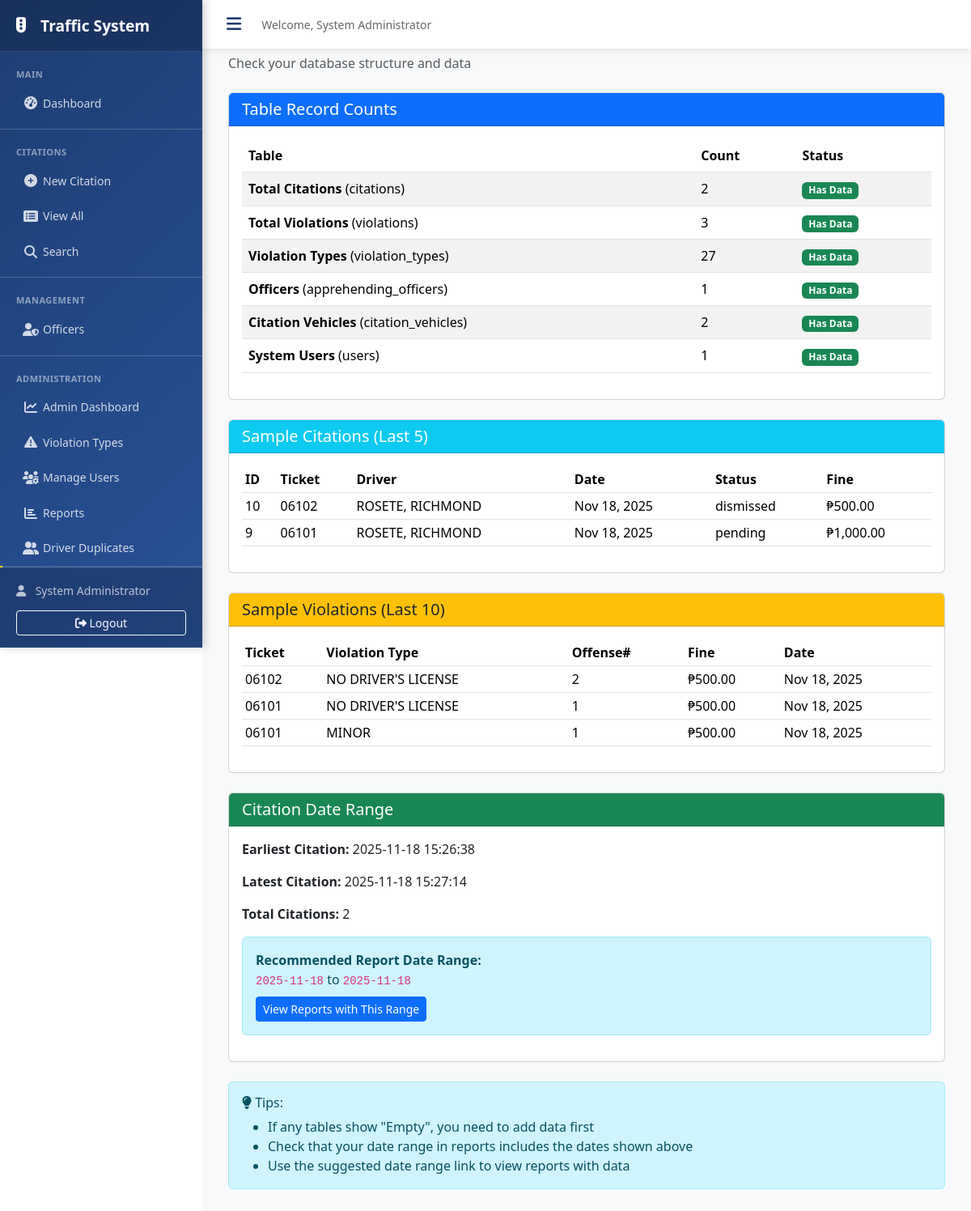
The app's page /admin/database_diagnostics.php (signed in) with its own data.
### tables this page shows
CREATE TABLE `citations` (
  `citation_id` int(11) NOT NULL AUTO_INCREMENT,
  `ticket_number` varchar(50) NOT NULL,
  `driver_id` int(11) DEFAULT NULL,
  `last_name` varchar(100) NOT NULL,
  `first_name` varchar(100) NOT NULL,
  `middle_initial` varchar(10) DEFAULT NULL,
  `suffix` varchar(20) DEFAULT NULL,
  `date_of_birth` date DEFAULT NULL,
  `age` int(11) DEFAULT NULL,
  `zone` varchar(50) DEFAULT NULL,
  `barangay` varchar(100) NOT NULL,
  `municipality` varchar(100) NOT NULL DEFAULT 'Baggao',
  `province` varchar(100) NOT NULL DEFAULT 'Cagayan',
  `license_number` varchar(50) DEFAULT NULL,
  `license_type` varchar(50) DEFAULT NULL,
  `plate_mv_engine_chassis_no` varchar(100) NOT NULL,
  `vehicle_description` text DEFAULT NULL,
  `apprehension_datetime` datetime NOT NULL,
  `place_of_apprehension` varchar(255) NOT NULL,
  `apprehension_officer` varchar(255) NOT NULL,
  `remarks` text DEFAULT NULL,
  `status` enum('pending','paid','contested','dismissed','void') NOT NULL DEFAULT 'pending',
  `payment_date` datetime DEFAULT NULL,
  `total_fine` decimal(10,2) DEFAULT 0.00,
  `created_at` datetime NOT NULL DEFAULT current_timestamp(),
  `updated_at` datetime DEFAULT NULL ON UPDATE current_timestamp(),
  `created_by` int(11) DEFAULT NULL,
  PRIMARY KEY (`citation_id`),
  UNIQUE KEY `ticket_number` (`ticket_number`),
  KEY `created_by` (`created_by`),
  KEY `idx_ticket` (`ticket_number`),
  KEY `idx_driver` (`driver_id`),
  KEY `idx_datetime` (`apprehension_datetime`),
  KEY `idx_status` (`status`),
  KEY `idx_created` (`created_at`),
  KEY `idx_date_status` (`apprehension_datetime`,`status`),
  CONSTRAINT `citations_ibfk_1` FOREIGN KEY (`driver_id`) REFERENCES `drivers` (`driver_id`) ON DELETE SET NULL,
  CONSTRAINT `citations_ibfk_2` FOREIGN KEY (`created_by`) REFERENCES `users` (`user_id`) ON DELETE SET NULL
);

CREATE TABLE `violations` (
  `violation_id` int(11) NOT NULL AUTO_INCREMENT,
  `citation_id` int(11) NOT NULL,
  `violation_type_id` int(11) NOT NULL,
  `offense_count` int(11) NOT NULL DEFAULT 1,
  `fine_amount` decimal(10,2) DEFAULT NULL,
  `created_at` datetime NOT NULL DEFAULT current_timestamp(),
  PRIMARY KEY (`violation_id`),
  UNIQUE KEY `unique_citation_violation` (`citation_id`,`violation_type_id`),
  KEY `idx_citation` (`citation_id`),
  KEY `idx_violation_type` (`violation_type_id`),
  KEY `idx_offense_count` (`offense_count`),
  CONSTRAINT `violations_ibfk_1` FOREIGN KEY (`citation_id`) REFERENCES `citations` (`citation_id`) ON DELETE CASCADE,
  CONSTRAINT `violations_ibfk_2` FOREIGN KEY (`violation_type_id`) REFERENCES `violation_types` (`violation_type_id`)
);

CREATE TABLE `violation_types` (
  `violation_type_id` int(11) NOT NULL AUTO_INCREMENT,
  `violation_type` varchar(255) NOT NULL,
  `description` text DEFAULT NULL,
  `fine_amount_1` decimal(10,2) NOT NULL DEFAULT 500.00,
  `fine_amount_2` decimal(10,2) NOT NULL DEFAULT 1000.00,
  `fine_amount_3` decimal(10,2) NOT NULL DEFAULT 1500.00,
  `is_active` tinyint(1) NOT NULL DEFAULT 1,
  `created_at` datetime NOT NULL DEFAULT current_timestamp(),
  PRIMARY KEY (`violation_type_id`),
  UNIQUE KEY `violation_type` (`violation_type`),
  KEY `idx_violation_type` (`violation_type`),
  KEY `idx_active` (`is_active`)
);

### admin/database_diagnostics.php (the view, shortened to what this page needs)
<?php
$pdo = getPDO();
?>
<!DOCTYPE html>
<html lang="en">
<head>
    <link href="https://cdn.jsdelivr.net/npm/bootstrap@5.3.3/dist/css/bootstrap.min.css" rel="stylesheet">
    <link rel="stylesheet" href="https://cdnjs.cloudflare.com/ajax/libs/font-awesome/6.4.2/css/all.min.css">
</head>
<body>
    <?php include '../public/sidebar.php'; ?>
    <div class="content" style="margin-left: 250px; padding: 20px;">
        <div class="container-fluid">
            <h2><i class="fas fa-database"></i> Database Diagnostics</h2>
            <p class="text-muted">Check your database structure and data</p>
            <div class="row mt-4">
                <div class="col-md-12">
                    <div class="card mb-4">
                        <div class="card-header bg-primary text-white">
                            <h5 class="mb-0">Table Record Counts</h5>
                        </div>
                        <div class="card-body">
                            <table class="table table-striped">
                                <thead>
                                    <tr>
                                        <th>Table</th>
                                        <th>Count</th>
                                        <th>Status</th>
                                    </tr>
                                </thead>
                                <tbody>
                                    <?php
                                    $tables = [
                                        'citations' => 'Total Citations',
                                        'violations' => 'Total Violations',
                                        'violation_types' => 'Violation Types',
                                        'apprehending_officers' => 'Officers',
                                        'citation_vehicles' => 'Citation Vehicles',
                                        'users' => 'System Users'
                                    ];
                                    foreach ($tables as $table => $label) {
                                        try {
                                            $stmt = $pdo->query("SELECT COUNT(*) as count FROM $table");
                                            $count = $stmt->fetch()['count'];
                                            $status = $count > 0 ? '<span class="badge bg-success">Has Data</span>' : '<span class="badge bg-warning">Empty</span>';
                                            echo "<tr><td><strong>$label</strong> ($table)</td><td>$count</td><td>$status</td></tr>";
                                        } catch (Exception $e) {
                                            echo "<tr><td><strong>$label</strong> ($table)</td><td colspan='2'><span class='badge bg-danger'>Error: " . $e->getMessage() . "</span></td></tr>";
                                        }
                                    }
                                    ?>
                                </tbody>
                            </table>
                        </div>
                    </div>
                </div>
            </div>
            <div class="card mb-4">
                <div class="card-header bg-info text-white">
                    <h5 class="mb-0">Sample Citations (Last 5)</h5>
                </div>
                <div class="card-body">
                    <?php
                    try {
                        $stmt = $pdo->query("
                            SELECT citation_id, ticket_number, last_name, first_name,
                                   created_at, status, total_fine
                            FROM citations
                            ORDER BY created_at DESC
                            LIMIT 5
                        ");
                        $citations = $stmt->fetchAll(PDO::FETCH_ASSOC);
                        if (empty($citations)) {
                            echo '<div class="alert alert-warning">No citations found in database</div>';
                        } else {
                            echo '<table class="table table-sm">';
                            echo '<thead><tr><th>ID</th><th>Ticket</th><th>Driver</th><th>Date</th><th>Status</th><th>Fine</th></tr></thead>';
                            echo '<tbody>';
                            foreach ($citations as $c) {
                                echo '<tr>';
                                echo '<td>' . $c['citation_id'] . '</td>';
                                echo '<td>' . $c['ticket_number'] . '</td>';
                                echo '<td>' . $c['last_name'] . ', ' . $c['first_name'] . '</td>';
                                echo '<td>' . date('M d, Y', strtotime($c['created_at'])) . '</td>';
                                echo '<td>' . $c['status'] . '</td>';
                                echo '<td>₱' . number_format($c['total_fine'], 2) . '</td>';
                                echo '</tr>';
                            }
                            echo '</tbody></table>';
                        }
                    } catch (Exception $e) {
                        echo '<div class="alert alert-danger">Error: ' . $e->getMessage() . '</div>';
                    }
                    ?>
                </div>
            </div>
            <div class="card mb-4">
                <div class="card-header bg-warning">
                    <h5 class="mb-0">Sample Violations (Last 10)</h5>
                </div>
                <div class="card-body">
                    <?php
                    try {
                        $stmt = $pdo->query("
                            SELECT v.*, vt.violation_type, c.ticket_number
                            FROM violations v
                            JOIN violation_types vt ON v.violation_type_id = vt.violation_type_id
                            JOIN citations c ON v.citation_id = c.citation_id
                            ORDER BY v.created_at DESC
                            LIMIT 10
                        ");
                        $violations = $stmt->fetchAll(PDO::FETCH_ASSOC);
                        if (empty($violations)) {
                            echo '<div class="alert alert-warning">No violations found in database</div>';
                        } else {
                            echo '<table class="table table-sm">';
                            echo '<thead><tr><th>Ticket</th><th>Violation Type</th><th>Offense#</th><th>Fine</th><th>Date</th></tr></thead>';
                            echo '<tbody>';
                            foreach ($violations as $v) {
                                echo '<tr>';
                                echo '<td>' . $v['ticket_number'] . '</td>';
                                echo '<td>' . $v['violation_type'] . '</td>';
                                echo '<td>' . $v['offense_count'] . '</td>';
                                echo '<td>₱' . number_format($v['fine_amount'], 2) . '</td>';
                                echo '<td>' . date('M d, Y', strtotime($v['created_at'])) . '</td>';
                                echo '</tr>';
                            }
                            echo '</tbody></table>';
                        }
                    } catch (Exception $e) {
                        echo '<div class="alert alert-danger">Error: ' . $e->getMessage() . '</div>';
                    }
                    ?>
                </div>
            </div>
            <div class="card mb-4">
                <div class="card-header bg-success text-white">
                    <h5 class="mb-0">Citation Date Range</h5>
                </div>
                <div class="card-body">
                    <?php
                    try {
                        $stmt = $pdo->query("
                            SELECT
                                MIN(created_at) as earliest,
                                MAX(created_at) as latest,
                                COUNT(*) as total
                            FROM citations
                        ");
                        $range = $stmt->fetch(PDO::FETCH_ASSOC);
                        echo '<p><strong>Earliest Citation:</strong> ' . ($range['earliest'] ?? 'N/A') . '</p>';
                        echo '<p><strong>Latest Citation:</strong> ' . ($range['latest'] ?? 'N/A') . '</p>';
                        echo '<p><strong>Total Citations:</strong> ' . ($range['total'] ?? '0') . '</p>';
                        if ($range['earliest'] && $range['latest']) {
                            $start = date('Y-m-d', strtotime($range['earliest']));
                            $end = date('Y-m-d', strtotime($range['latest']));
                            echo '<div class="alert alert-info mt-3">';
                            echo '<strong>Recommended Report Date Range:</strong><br>';
                            echo '<code>' . $start . '</code> to <code>' . $end . '</code><br>';
                            echo '<a href="../public/reports.php?start_date=' . $start . '&end_date=' . $end . '" class="btn btn-primary btn-sm mt-2">View Reports with This Range</a>';
                            echo '</div>';
                        }
                    } catch (Exception $e) {
                        echo '<div class="alert alert-danger">Error: ' . $e->getMessage() . '</div>';
                    }
                    ?>
                </div>
            </div>
            <div class="alert alert-info">
                <h6><i class="fas fa-lightbulb"></i> Tips:</h6>
                <ul class="mb-0">
                    <li>If any tables show "Empty", you need to add data first</li>
                    <li>Check that your date range in reports includes the dates shown above</li>
                    <li>Use the suggested date range link to view reports with data</li>
                </ul>
            </div>
        </div>
    </div>
</body>
</html>

### records on screen
citations: citation_id "10", ticket_number "06102", last_name "ROSETE", first_name "RICHMOND", created_at "Nov 18, 2025", status "dismissed", total_fine "500.00"
citations: citation_id "9", ticket_number "06101", last_name "ROSETE", first_name "RICHMOND", created_at "Nov 18, 2025", status "pending", total_fine "1,000.00"
violations: citation.ticket_number "06102", violation_type.violation_type "NO DRIVER'S LICENSE", offense_count "2", fine_amount "500.00", created_at "Nov 18, 2025"
violations: citation.ticket_number "06101", violation_type.violation_type "NO DRIVER'S LICENSE", offense_count "1", fine_amount "500.00", created_at "Nov 18, 2025"
violations: citation.ticket_number "06101", violation_type.violation_type "MINOR", offense_count "1", fine_amount "500.00", created_at "Nov 18, 2025"

### other values on screen
$_SESSION['full_name'] "System Administrator"
$label "Total Citations"
$table "citations"
$count "2"
$label "Total Violations"
$table "violations"
$count "3"
$label "Violation Types"
$table "violation_types"
$count "27"
$label "Officers"
$table "apprehending_officers"
$count "1"
$label "Citation Vehicles"
$table "citation_vehicles"
